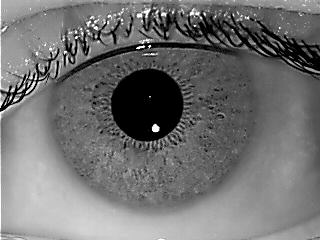
#> input picture datasets/IITD_database/001/07_R.bmp, 320 x 240 px
$ python -i normalization.py   (imports and definitions only)
#> lines starting #> are read from the running program, lines starting #| are printed output that depends on the picture
"""Iris normalization using Daugman's rubber sheet model."""

import numpy as np
from scipy.ndimage import map_coordinates


# [74 lines left out: function normalize_iris, not called in this run]


def enhance_normalized_iris(
    normalized: np.ndarray,
    clip_limit: float = 2.0,
    tile_size: int = 8,
) -> np.ndarray:
    """
    Enhance normalized iris using CLAHE (Contrast Limited Adaptive Histogram Equalization).

    Args:
        normalized: Normalized iris strip.
        clip_limit: Contrast limit for CLAHE.
        tile_size: Size of grid for CLAHE.

    Returns:
        Enhanced iris strip.
    """
    import cv2

    clahe = cv2.createCLAHE(clipLimit=clip_limit, tileGridSize=(tile_size, tile_size))
    return clahe.apply(normalized.astype(np.uint8))


def denoise_normalized_iris(
    normalized: np.ndarray,
    kernel_size: int = 3,
) -> np.ndarray:
    """
    Apply Gaussian denoising to normalized iris.

    Args:
        normalized: Normalized iris strip.
        kernel_size: Size of Gaussian kernel (must be odd).

    Returns:
        Denoised iris strip.
    """
    import cv2

    return cv2.GaussianBlur(normalized, (kernel_size, kernel_size), 0)


class IrisNormalizer:
    """
    Iris normalizer that handles the complete normalization pipeline.

    For pre-normalized images (e.g., from IITD Normalized_Images), this class
    can still be used to apply enhancement.
    """

    def __init__(
        self,
        radial_resolution: int = 64,
        angular_resolution: int = 512,
        enhance: bool = True,
        denoise: bool = True,
    ):
        self.radial_resolution = radial_resolution
        self.angular_resolution = angular_resolution
        self.enhance = enhance
        self.denoise = denoise

    # [31 lines left out: function normalize, not called in this run]

    def process_prenormalized(self, image: np.ndarray) -> tuple[np.ndarray, np.ndarray]:
        """
        Process pre-normalized iris image (e.g., from IITD Normalized_Images).

        Only applies enhancement and resizing if needed.

        Args:
            image: Pre-normalized iris strip.

        Returns:
            Tuple of (processed_iris, mask).
        """
        import cv2

        # Resize if dimensions don't match expected
        if image.shape != (self.radial_resolution, self.angular_resolution):
            image = cv2.resize(
                image,
                (self.angular_resolution, self.radial_resolution),
                interpolation=cv2.INTER_LINEAR,
            )

        mask = np.ones(image.shape, dtype=np.uint8)

        if self.denoise:
            image = denoise_normalized_iris(image)

        if self.enhance:
            image = enhance_normalized_iris(image)

        return image, mask

>>> import cv2
>>> picture = cv2.imread('../../../datasets/IITD_database/001/07_R.bmp')
#> picture is the input picture: shape (240, 320, 3); min 0, max 255, mean 113.5
>>> result = IrisNormalizer().process_prenormalized(picture)
#> in process_prenormalized, `image = cv2.resize( image, (self.angular_resolution, self.radial_resol..`:
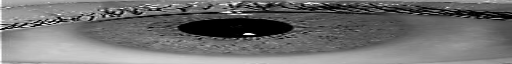
#> image: shape (64, 512, 3); min 0, max 255, mean 113.3
#> in denoise_normalized_iris, `return cv2.GaussianBlur(normalized, (kernel_size, kernel_size), 0)`:
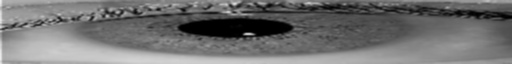
#> returned value: shape (64, 512, 3); min 0, max 237, mean 113.3
#> (the run stopped early here; a loop or call above may not have finished)
